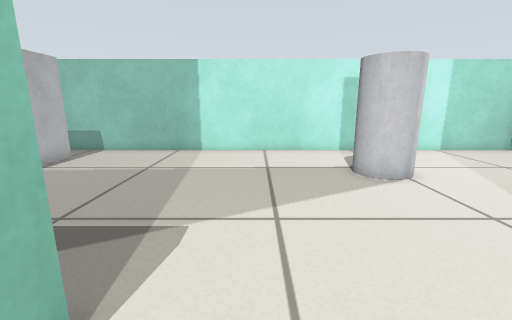
[1] (above)

17 first-person views from a walk through a world built for the Gazebo simulator. The camera is 0.51 m above the floor, tilts 12° down and sees 90° across. The floor is counted in squares, 0.2 m on a side. Each view is taken from the middle of a square. On the plan, view 1 faces up. The plan holds only what a view shows up to about 18 squares ahead; the rest is blank.

[2]
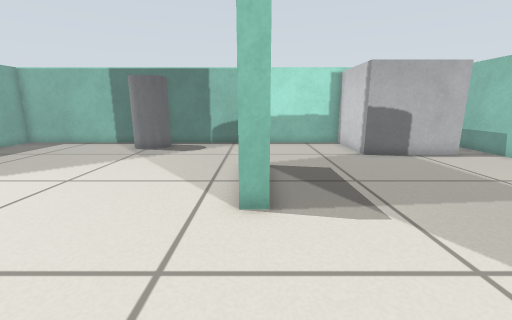

[3]
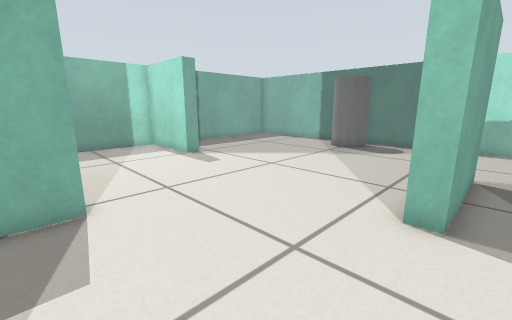

[4]
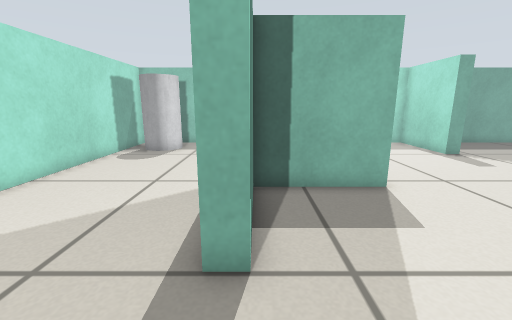

[5]
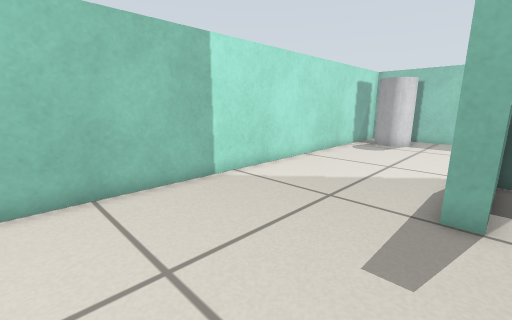

[6]
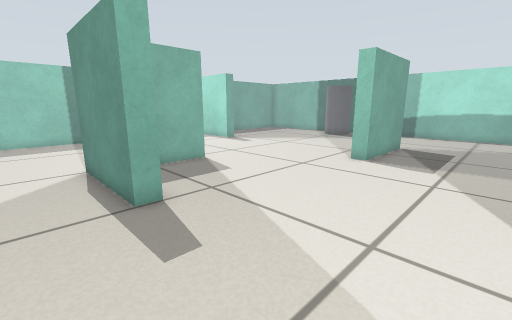

[7]
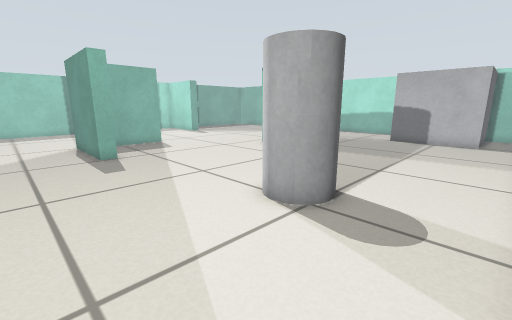

[8]
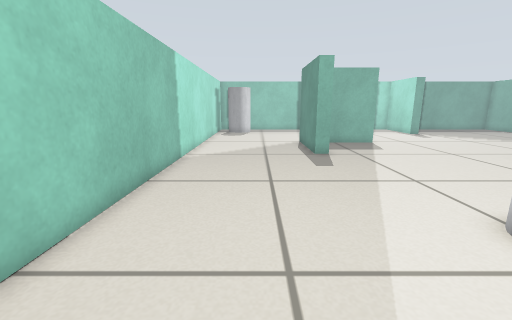

[9]
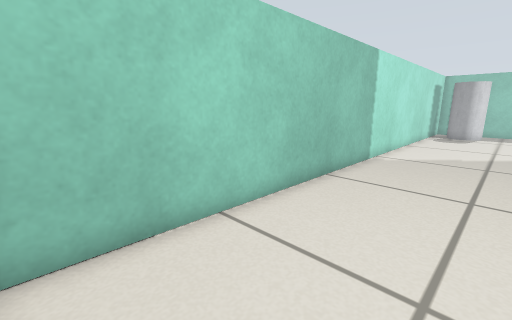

[10]
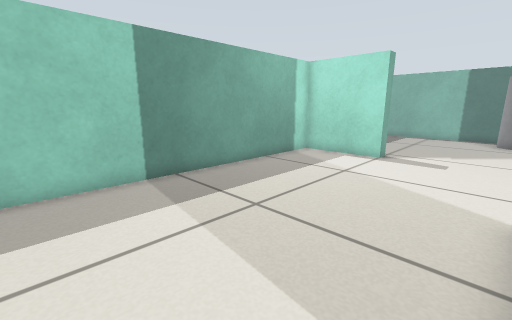

[11]
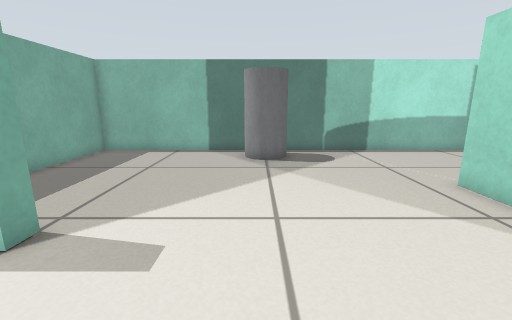

[12]
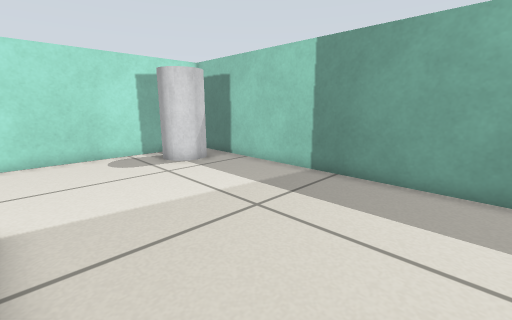

[13]
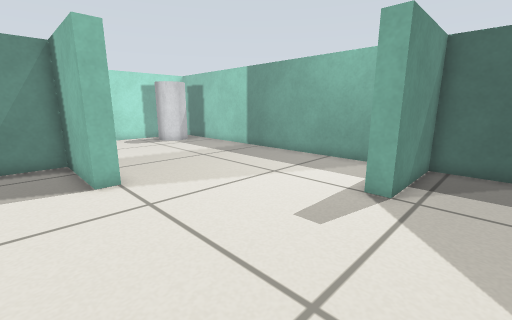

[14]
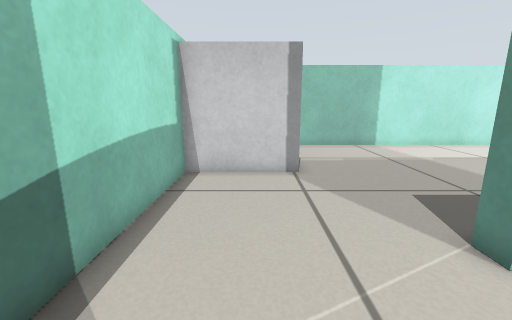

[15]
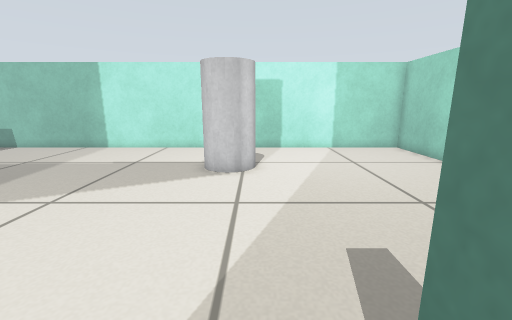

[16]
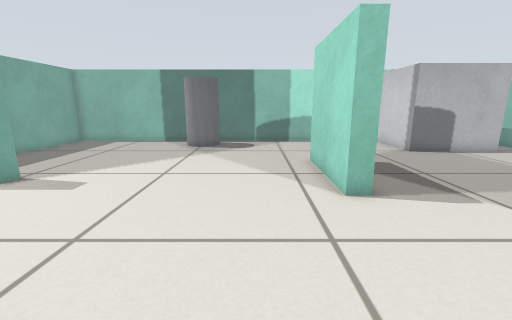

[17]
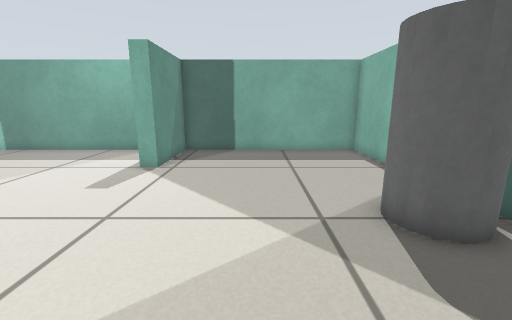

### Floor plan
Key: @ floor where view 1 was taken; # wall or solid block; . floor; B grey box; C grey cylinder.
Columns run from 14 left of view 1 to 15 right of it. Each row starts with its distance up from view 1.
 15   ############################
 14 #............................#
 13 #BBBB........................#
 12     B........................#
 11     B..............C.........#
 10     B.............CCC........#
  9     B.............CCC........#
  8 BBBBB........................#
  7 #............................#
  6 #............................#
  5 #............................#
  4 #............................#
  3 #............................#
  2 #......#####.................#
  1 #............................#
  0 #.............@......##......#
 -1 #....................##......#
 -2 #....................##......#
 -3 #....................##......#
 -4 #CCC.............######......#
 -5 # CC.........................#
 -6 #............................#
 -7 #............................#
 -8 #............................#
 -9 #............................#
-10 #.........##.................#
-11 #.........##..............CCC#
-12 #.........##..............C .#
-13 #.........##.................#
-14 ##############################

Where each view was taken, in squares from view 1:
view 1: 0 up, 0 right, facing up
view 2: 2 up, 4 right, facing left
view 3: 3 up, 4 right, facing down-left
view 4: 4 up, 7 right, facing down
view 5: 7 up, 7 right, facing down-right
view 6: 7 up, 10 right, facing down-left
view 7: 14 up, 11 right, facing down-left
view 8: 14 up, 11 right, facing down
view 9: 14 up, 10 right, facing down-right
view 10: 5 down, 10 right, facing down-left
view 11: 5 down, 1 right, facing left
view 12: 5 down, 1 right, facing down-right
view 13: 2 down, 6 left, facing down-right
view 14: 2 down, 11 left, facing up
view 15: 1 down, 6 right, facing up
view 16: 1 down, 5 right, facing left
view 17: 1 up, 8 left, facing down
